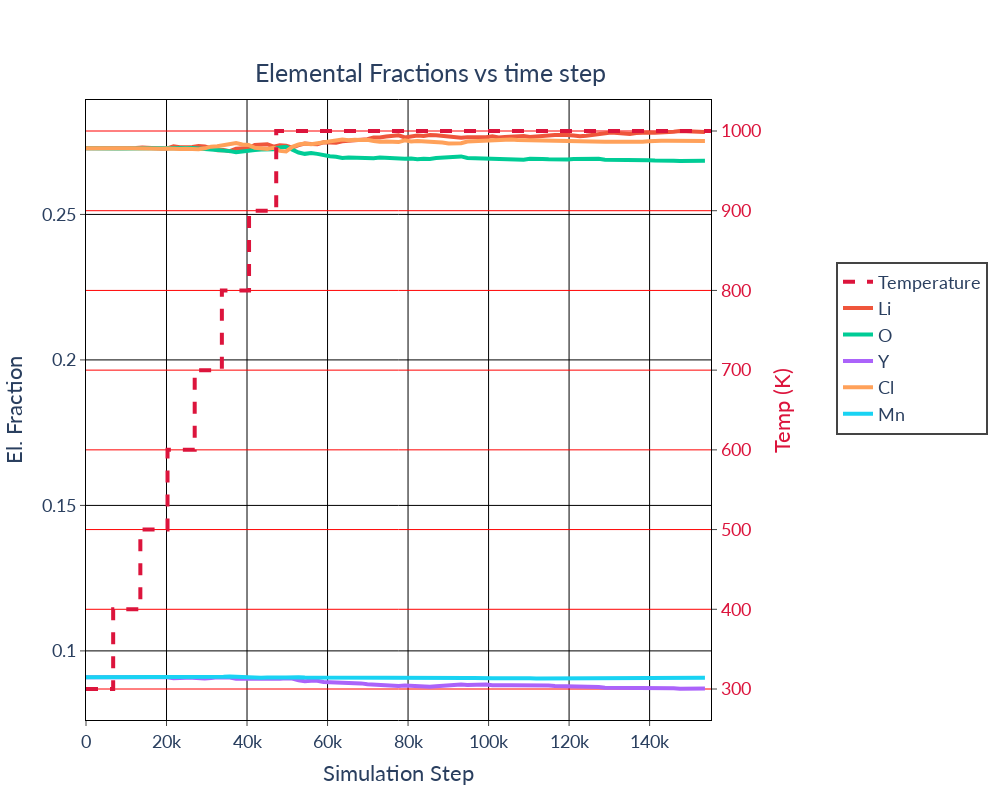

This figure's notebook cell:
### Markdown cell above
Notes: No sign of Y3O4Cl - it's not in materials project

LiYO2 and Mn8Cl3O10 appear here, but are not mentioned in the paper

### Code cell
test_analyzer.plot_elemental_fractions()
